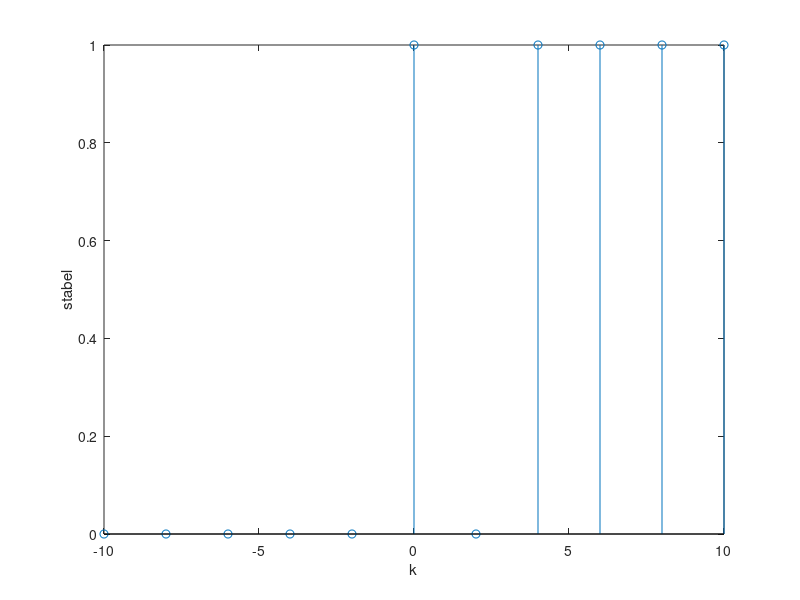

This chart was generated by the following MATLAB code: (Note: this script raises an error after producing the figure.)
%%script1
clear;
clc;
H = tf(1,[1,2,-3]) ;
poles = pole(H) ;
%% script2
clear;
clc;
H = tf(1,[1,2,-3]) ;
poles0 = pole(H) ;
H1 = feedback(H,-1) ;
poles1 = pole(H1) ;
%% script3
clear ;
clc;
poles = zeros(2,11) ;
H = tf(1,[1,2,-3]) ;
for k = -10:2:10
    if k~= 0 
        poles(:,(k+10)./2+1) = pole(feedback(H*k,1)) ;
    end
end
stabels = real(poles) < 0;
stabels = sum(stabels,1) ;
stabels = stabels==2 ;
stabels(6) = 1 ;
k = -10:2:10 ;
stem(k,stabels)
xlabel('k')
ylabel('stabel')
%% script4
clear ;
clc;
H = tf(1,[1,2,-3]) ;
rlocus(H,-100:0.01:100)